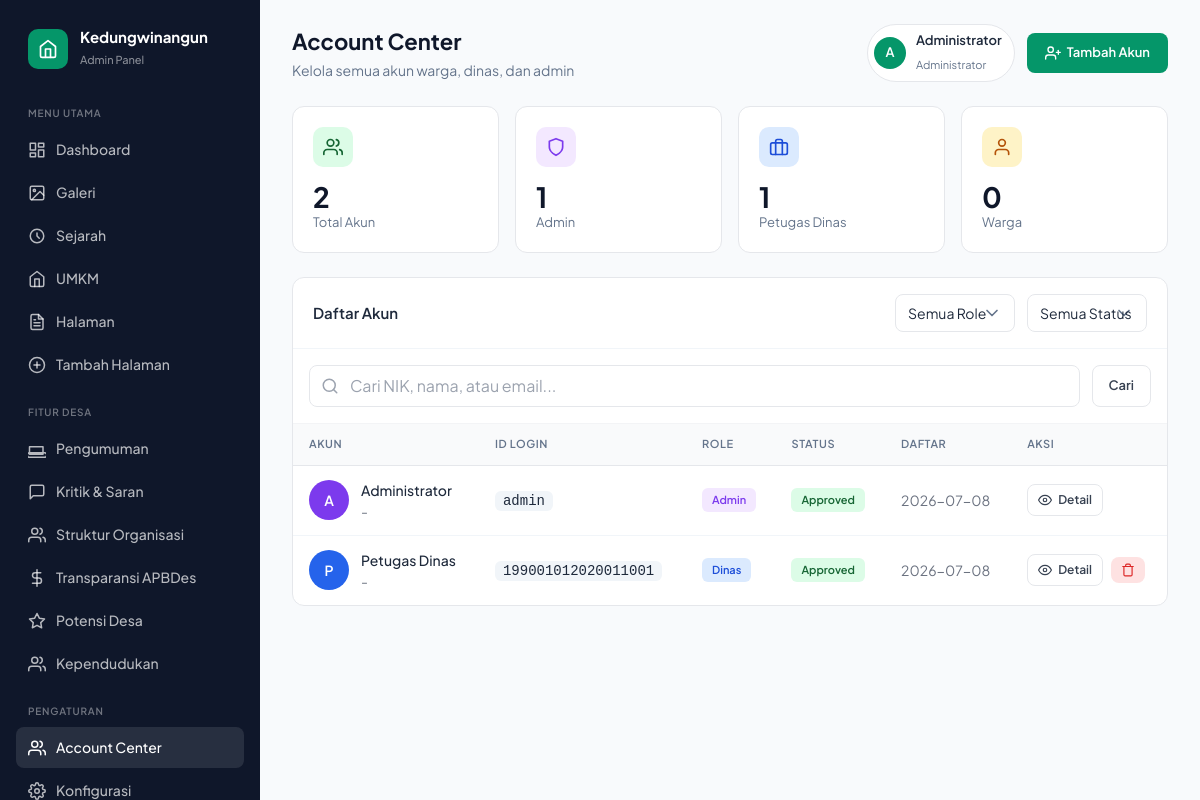
Page /admin/accounts (signed in) on the earlier database version.
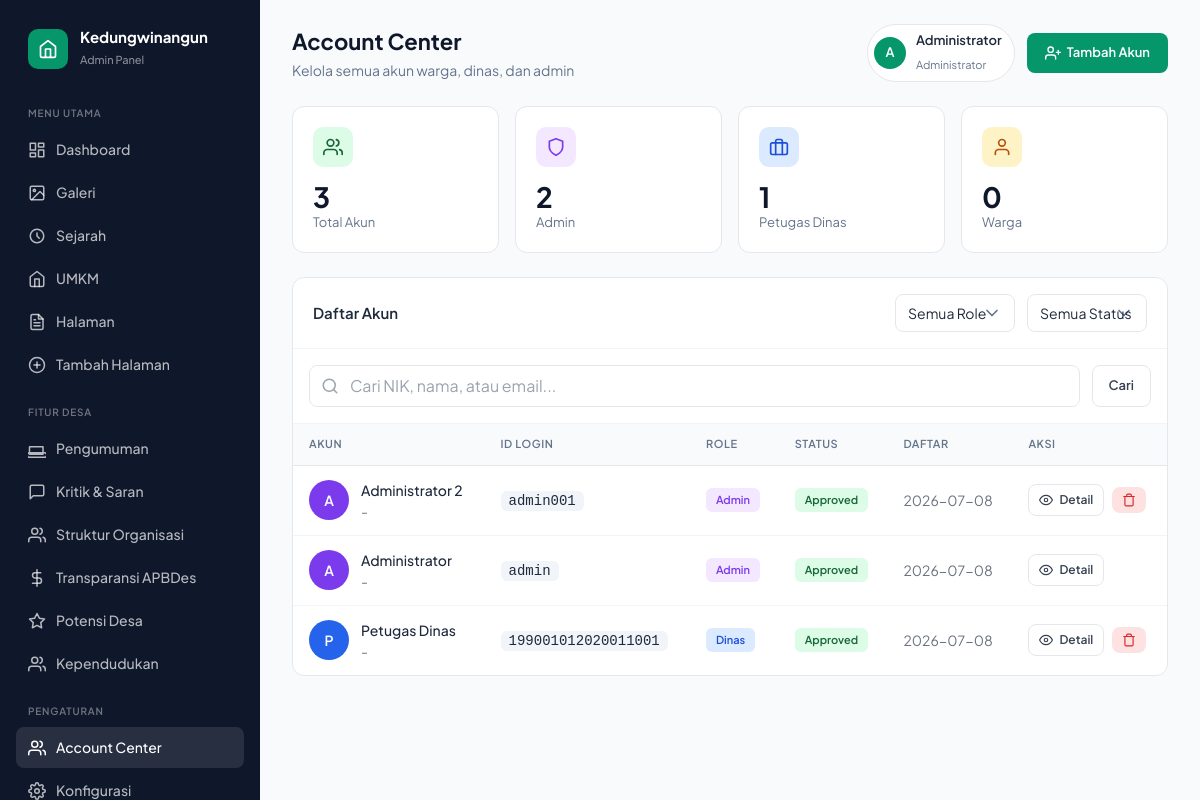
Same page on the later database version.
### tables this page shows
CREATE TABLE users (
                id INTEGER PRIMARY KEY AUTOINCREMENT,
                nik TEXT,
                username TEXT,
                nip TEXT,
                nama_lengkap TEXT NOT NULL,
                email TEXT,
                no_telepon TEXT,
                alamat TEXT,
                password_hash TEXT NOT NULL,
                role TEXT DEFAULT 'penduduk',
                status TEXT DEFAULT 'pending',
                ktp_path TEXT,
                kk_path TEXT,
                created_at TIMESTAMP DEFAULT CURRENT_TIMESTAMP,
                approved_by INTEGER,
                approved_at TIMESTAMP
            );

### routes/admin.py (the view)
@admin_bp.route("/accounts")
@admin_required
def account_center():
    try:
        role_filter = request.args.get('role', 'all')
        status_filter = request.args.get('status', 'all')
        search = request.args.get('search', '').strip()
        users = get_all_users()
        stats = get_user_stats()
        if role_filter != 'all':
            users = [u for u in users if u['role'] == role_filter]
        if status_filter != 'all':
            users = [u for u in users if u['status'] == status_filter]
        if search:
            search = search.lower()
            users = [u for u in users if
                     search in u.get('nama_lengkap', '').lower() or
                     search in u.get('nik', '').lower() or
                     search in u.get('email', '').lower()]
        return render_template(
            "admin/account_center.html",
            users=users,
            stats=stats,
            role_filter=role_filter,
            status_filter=status_filter,
            search=search
        )
    except Exception as e:
        logger.error(f"Error in account_center: {str(e)}")
        flash_error('Terjadi kesalahan saat memuat Account Center')
        return redirect(url_for('admin.dashboard'))

### templates/admin/account_center.html (shortened to what this page needs)
{% extends 'admin/base.html' %}
{% block page_title %}Account Center{% endblock %}
{% block page_subtitle %}Kelola semua akun warga, dinas, dan admin{% endblock %}
{% block header_actions %}
<div class="user-menu">
    <div class="user-avatar">{{ session.get('user_nama', 'A')[0]|upper }}</div>
    <div class="user-info">
        <h4>{{ session.get('user_nama', 'Admin') }}</h4>
        <span>Administrator</span>
    </div>
</div>
<a href="{{ url_for('admin.account_create') }}" class="btn btn-primary">
    <svg viewBox="0 0 24 24" fill="none" stroke="currentColor" stroke-width="2" stroke-linecap="round" stroke-linejoin="round">
        <path d="M16 21v-2a4 4 0 00-4-4H5a4 4 0 00-4 4v2"/>
        <circle cx="8.5" cy="7" r="4"/>
        <line x1="20" y1="8" x2="20" y2="14"/>
        <line x1="23" y1="11" x2="17" y2="11"/>
    </svg>
    Tambah Akun
</a>
{% endblock %}
{% block content %}
<div class="stats-grid animate-in">
    <div class="stat-card">
        <div class="stat-header">
            <div class="stat-icon green">
                <svg viewBox="0 0 24 24" fill="none" stroke="currentColor" stroke-width="2" stroke-linecap="round" stroke-linejoin="round">
                    <path d="M17 21v-2a4 4 0 00-4-4H5a4 4 0 00-4 4v2"/>
                    <circle cx="9" cy="7" r="4"/>
                    <path d="M23 21v-2a4 4 0 00-3-3.87"/>
                    <path d="M16 3.13a4 4 0 010 7.75"/>
                </svg>
            </div>
        </div>
        <div class="stat-content">
            <h3>{{ stats.total }}</h3>
            <p>Total Akun</p>
        </div>
    </div>
    <div class="stat-card">
        <div class="stat-header">
            <div class="stat-icon purple">
                <svg viewBox="0 0 24 24" fill="none" stroke="currentColor" stroke-width="2" stroke-linecap="round" stroke-linejoin="round">
                    <path d="M12 22s8-4 8-10V5l-8-3-8 3v7c0 6 8 10 8 10z"/>
                </svg>
            </div>
        </div>
        <div class="stat-content">
            <h3>{{ stats.by_role.get('admin', 0) }}</h3>
            <p>Admin</p>
        </div>
    </div>
    <div class="stat-card">
        <div class="stat-header">
            <div class="stat-icon blue">
                <svg viewBox="0 0 24 24" fill="none" stroke="currentColor" stroke-width="2" stroke-linecap="round" stroke-linejoin="round">
                    <rect x="2" y="7" width="20" height="14" rx="2" ry="2"/>
                    <path d="M16 21V5a2 2 0 00-2-2h-4a2 2 0 00-2 2v16"/>
                </svg>
            </div>
        </div>
        <div class="stat-content">
            <h3>{{ stats.by_role.get('dinas', 0) }}</h3>
            <p>Petugas Dinas</p>
        </div>
    </div>
    <div class="stat-card">
        <div class="stat-header">
            <div class="stat-icon yellow">
                <svg viewBox="0 0 24 24" fill="none" stroke="currentColor" stroke-width="2" stroke-linecap="round" stroke-linejoin="round">
                    <path d="M20 21v-2a4 4 0 00-4-4H8a4 4 0 00-4 4v2"/>
                    <circle cx="12" cy="7" r="4"/>
                </svg>
            </div>
        </div>
        <div class="stat-content">
            <h3>{{ stats.by_role.get('penduduk', 0) }}</h3>
            <p>Warga</p>
        </div>
    </div>
</div>
<div class="card animate-in" style="animation-delay: 0.1s;">
    <div class="card-header">
        <h3>Daftar Akun</h3>
        <div class="flex items-center gap-3">
            <select onchange="window.location.href='{{ url_for('admin.account_center') }}?role=' + this.value + '&status={{ status_filter }}&search={{ search }}'" class="px-3 py-2 border border-gray-200 rounded-lg text-sm" style="min-width: 120px;">
                <option value="all" {{ 'selected' if role_filter == 'all' else '' }}>Semua Role</option>
            </select>
            <select onchange="window.location.href='{{ url_for('admin.account_center') }}?role={{ role_filter }}&status=' + this.value + '&search={{ search }}'" class="px-3 py-2 border border-gray-200 rounded-lg text-sm" style="min-width: 120px;">
                <option value="all" {{ 'selected' if status_filter == 'all' else '' }}>Semua Status</option>
            </select>
        </div>
    </div>
    <div class="p-4 border-b border-gray-100">
        <form method="GET" action="{{ url_for('admin.account_center') }}" class="flex gap-3">
            <div style="position: relative; flex: 1;">
                <input type="text" name="search" value="{{ search }}" placeholder="Cari NIK, nama, atau email..." class="w-full pl-10 pr-4 py-2 border border-gray-200 rounded-lg" style="padding-left: 40px;">
            </div>
            <button type="submit" class="btn btn-outline" style="padding: 8px 16px;">Cari</button>
        </form>
    </div>
    {% if users %}
    <div class="table-wrap">
        <table>
            <thead>
                <tr>
                    <th>Akun</th>
                    <th>ID Login</th>
                    <th>Role</th>
                    <th>Status</th>
                    <th>Daftar</th>
                    <th>Aksi</th>
                </tr>
            </thead>
            <tbody>
                {% for user in users %}
                <tr>
                    <td>
                        <div class="flex items-center gap-3">
                            <div class="w-10 h-10 rounded-full flex items-center justify-center text-white font-semibold text-sm" style="background: {% if user.role == 'admin' %}#7c3aed{% elif user.role == 'dinas' %}#2563eb{% else %}#059669{% endif %};">
                                {{ user.nama_lengkap[0]|upper if user.nama_lengkap else '?' }}
                            </div>
                            <div>
                                <div class="font-medium">{{ user.nama_lengkap or '-' }}</div>
                                <div class="text-sm text-gray-500">{{ user.email or '-' }}</div>
                            </div>
                        </div>
                    </td>
                    <td>
                        {% if user.role == 'admin' %}
                        <code>{{ user.username or '-' }}</code>
                        {% elif user.role == 'dinas' %}
                        <code>{{ user.nip or '-' }}</code>
                        {% else %}
                        <code>{{ user.nik or '-' }}</code>
                        {% endif %}
                    </td>
                    <td>
                        {% if user.role == 'admin' %}
                        <span class="badge badge-purple">Admin</span>
                        {% elif user.role == 'dinas' %}
                        <span class="badge badge-blue">Dinas</span>
                        {% else %}
                        <span class="badge badge-green">Warga</span>
                        {% endif %}
                    </td>
                    <td>
                        {% if user.status == 'approved' %}
                        <span class="badge badge-green">Approved</span>
                        {% elif user.status == 'pending' %}
                        <span class="badge badge-orange">Pending</span>
                        {% elif user.status == 'rejected' %}
                        <span class="badge badge-red">Rejected</span>
                        {% else %}
                        <span class="badge badge-gray">{{ user.status }}</span>
                        {% endif %}
                    </td>
                    <td class="text-gray-500">{{ user.created_at[:10] if user.created_at else '-' }}</td>
                    <td>
                        <div class="flex items-center gap-2">
                            <a href="{{ url_for('admin.account_detail', user_id=user.id) }}" class="btn btn-outline btn-sm" style="padding: 6px 10px;">
                                <svg viewBox="0 0 24 24" fill="none" stroke="currentColor" stroke-width="2" stroke-linecap="round" stroke-linejoin="round" style="width: 14px; height: 14px;">
                                    <path d="M1 12s4-8 11-8 11 8 11 8-4 8-11 8-11-8-11-8z"/>
                                    <circle cx="12" cy="12" r="3"/>
                                </svg>
                                Detail
                            </a>
                            {% if user.id != session.user_id %}
                            <form action="{{ url_for('admin.account_delete', user_id=user.id) }}" method="POST" onsubmit="return confirm('Hapus akun {{ user.nama_lengkap }}?')">
                                <button type="submit" class="btn btn-delete btn-sm" style="padding: 6px 10px;">
                                    <svg viewBox="0 0 24 24" fill="none" stroke="currentColor" stroke-width="2" stroke-linecap="round" stroke-linejoin="round" style="width: 14px; height: 14px;">
                                        <polyline points="3 6 5 6 21 6"/>
                                        <path d="M19 6v14a2 2 0 01-2 2H7a2 2 0 01-2-2V6m3 0V4a2 2 0 012-2h4a2 2 0 012 2v2"/>
                                    </svg>
                                </button>
                            </form>
                            {% endif %}
                        </div>
                    </td>
                </tr>
                {% endfor %}
            </tbody>
        </table>
    </div>
    {% endif %}
</div>
{% endblock %}

Differences in the rows shown:
added users: nama_lengkap "A", nama_lengkap "Administrator 2", email "-", username "admin001", role "Admin", status "Approved", created_at "2026-07-08"
Other differences:
{{ stats.total }}: "2" → "3"
{{ stats.by_role.get('admin', 0) }}: "1" → "2"
